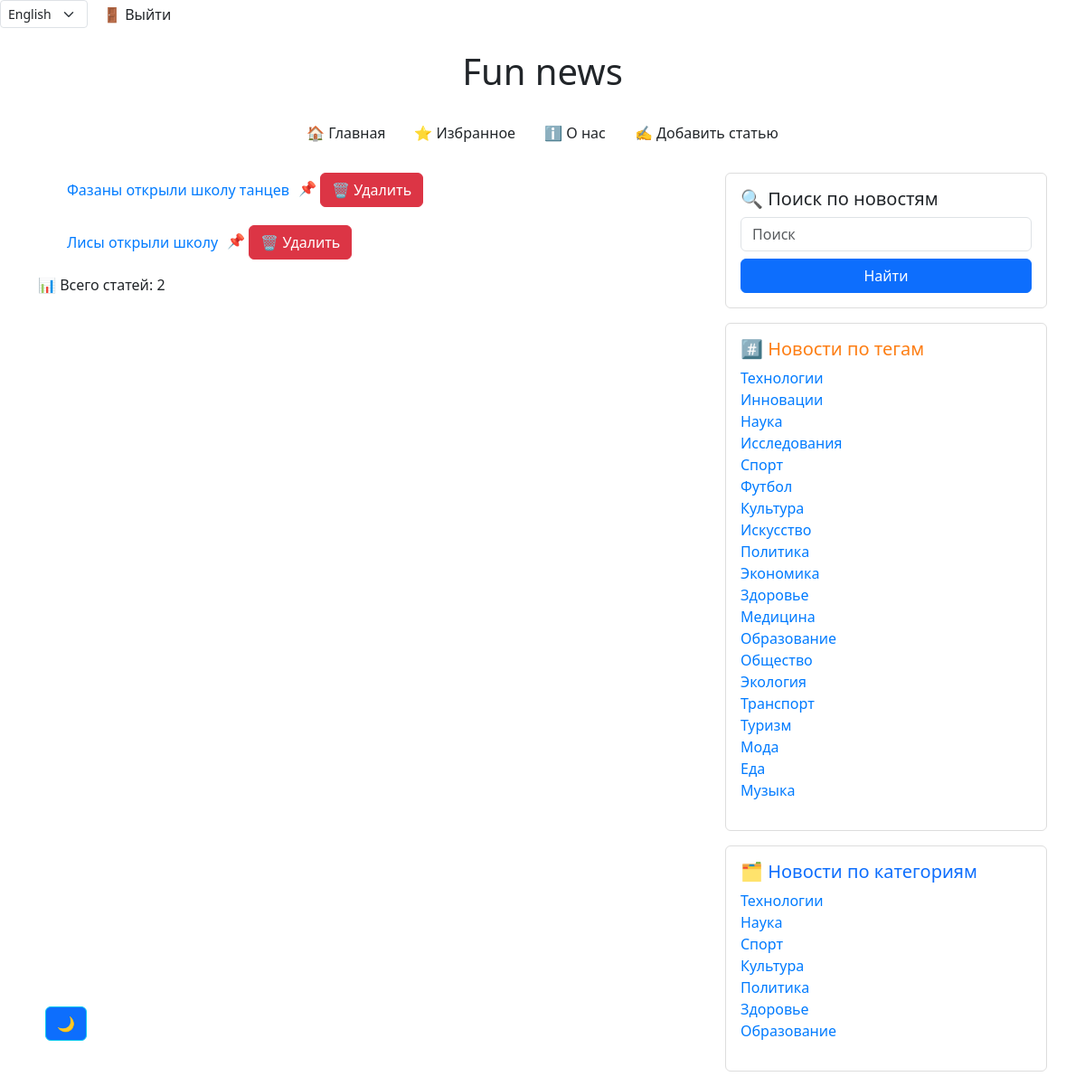
Screenshot of /en/news/favoutires/ (signed in) with the database file from the repository.
### news/models.py (models this page shows, shortened)
class Favourite(models.Model):
    article = models.ForeignKey(Article, on_delete=models.CASCADE, related_name='favourites')
    ip_address = models.GenericIPAddressField()
    favourites_count = models.IntegerField(default=0)
    class Meta:
        unique_together = ['article', 'ip_address']

class Article(models.Model):
    title = models.CharField(max_length=255, verbose_name='Заголовок')
    content = models.TextField(verbose_name='Содержание')
    publication_date = models.DateTimeField(default=timezone.now, verbose_name='Дата публикации')
    views = models.IntegerField(default=0, verbose_name='Просмотры')
    category = models.ForeignKey("Category", on_delete=models.CASCADE, verbose_name='Категория', blank=True,
                              null=True)
    tags = models.ManyToManyField("Tag", related_name='articles', verbose_name='Теги', blank=True)
    likes_count = models.IntegerField(default=0)
    favourites_count = models.IntegerField(default=0)
    is_active = models.BooleanField(default=True,  verbose_name='Теги')
    slug = models.SlugField(blank=True, null=True, unique=True)
    image = models.ImageField(upload_to='articles/%Y/%m/%d/',
                              validators=[FileExtensionValidator(['jpg', 'jpeg', 'png', 'jpeg'])],
                              blank=True,
                              null=True)
    author = models.ForeignKey(get_user_model(), on_delete=models.SET_NULL, null=True,
                               default=None, verbose_name='Author')
    class Meta:
        verbose_name = 'Статья'
        verbose_name_plural = 'Статьи'
        ordering = ['-publication_date']
        permissions = [
        ('publish_article', 'Publish Article'),
            ('make_active', 'Make Active'),
        ]

class Tag(models.Model):
    name = models.CharField(max_length=255, unique=True)
    class Meta:
        verbose_name = 'Тег'  # единственное число для отображения в админке
        verbose_name_plural = 'Теги'  # мн. число для отображения в админке

class Category(models.Model):
    name = models.CharField(max_length=255, unique=True)
    class Meta:
        verbose_name = 'Категория'  # единственное число для отображения в админке
        verbose_name_plural = 'Категории'  # мн. число для отображения в админке

### news/views.py (the view, shortened to what this page needs)
# urls.py: path('favoutires/', favourites, name='favourites'),                                               # избранное стр.
@login_required(login_url='account:login')
def favourites(request):
    ip_address = request.META.get('REMOTE_ADDR')
    favourites_articles = Favourite.objects.filter(ip_address=ip_address)
    favourites_articles_count = favourites_articles.count()
    all_tags = Tag.objects.all()
    all_categories = Category.objects.all()
    context = {
        "all_tags": all_tags,
        "all_categories": all_categories,
        'favourites_articles': favourites_articles,
        'favourites_count': favourites_articles_count,
    }
    return render(request, 'news/favourites.html', context)

### news/context_processors.py (called while the page is built)
def global_settings(request):
    if cache.get('favourite_count') is None:
        cache.set('favourite_count', Favourite.objects.count(), 60 * 15)
    if cache.get('like_count') is None:
        cache.set('like_count', Like.objects.count(), 60 * 15)
    if cache.get('articles_count') is None:
        cache.set('articles_count', Article.objects.count(), 60 * 15)
    if cache.get('all_tags_count') is None:
        cache.set('all_tags_count', Tag.objects.count(), 60 * 15)
    if cache.get('all_categories_count') is None:
        cache.set('all_categories_count', Category.objects.count(), 60 * 15)
    return {
        'favourites_count': cache.get('favourite_count'),
        'likes_count': cache.get('like_count'),
        'articles_count': cache.get('articles_count'),
    }

### news/templates/news/favourites.html (shortened to what this page needs)
{% extends 'news/base.html' %}
{% load i18n %}
{% block content %}
<section class="news">
    {% if favourites_articles %}
        <ul style="display: flex; flex-wrap: wrap; gap: 20px;">
            {% for favourite in favourites_articles %}
                <li style="list-style: none; display: flex; align-items: center;">
                    <a href="{% url 'news:article_detail' slug=favourite.article.slug %}" style="margin-right: 10px;">
                        {{ favourite.article.title }}
                    </a>
                    <form method="POST" action="{% url 'news:favourites' %}" style="display:inline;" class="search-form">
                        📌
                        <button type="submit" class="btn btn-danger">{% trans '🗑️ Удалить' %} </button>
                    </form>
                </li>
            {% endfor %}
        </ul>
        <p>{% trans '📊 Всего статей:' %} {{ favourites_count }}</p>
    {% else %}
        <p>{% trans '😕 У вас нет избранных статей.' %} </p>
    {% endif %}
</section>
{% endblock %}

### news/templates/news/base.html (shortened to what this page needs)
{% load static %}
{% load i18n %}
<!DOCTYPE html>
<html lang="ru">
<head>
    <link href="https://cdn.jsdelivr.net/npm/bootstrap@5.3.0/dist/css/bootstrap.min.css" rel="stylesheet">
    <link href="https://cdn.jsdelivr.net/npm/aos@2.3.4/dist/aos.css" rel="stylesheet">
    <link rel="stylesheet" href="https://unpkg.com/leaflet@1.9.4/dist/leaflet.css"/>
    <link rel="stylesheet" type="text/css" href="{% static 'css/style.css' %}">
</head>
<body>
    <div class="d-flex align-items-center">
    <form action="{% url 'set_language' %}" method="post" class="d-inline me-3">
        {% get_current_language as LANGUAGE_CODE %}
        <select name="language" onchange="this.form.submit()" class="form-select form-select-sm d-inline w-auto">
            {% get_available_languages as LANGUAGES %}
            {% for code, name in LANGUAGES %}
                <option value="{{ code }}" {% if code == LANGUAGE_CODE %}selected{% endif %}>
                    {{ name }}
                </option>
            {% endfor %}
        </select>
    </form>
    {% if user.is_authenticated %}
    <form method="post" action="{% url 'account_logout' %}" style="display: inline;">
        <button type="submit" class="btn btn-link p-0" style="color: inherit; text-decoration: none;">
            {% trans '🚪 Выйти' %}
        </button>
    </form>
{% else %}
    <a class="nav-link me-2" href="{% url 'account_login' %}">{% trans '🔑 Авторизация' %}</a>
    <a class="nav-link me-2"> / </a>
    <a class="nav-link" href="{% url 'account_signup' %}">{% trans '➕ Регистрация' %}</a>
{% endif %}
    </div>
    <div class="container mt-4">
    <h1 class="text-center mb-4">Fun news</h1>
    <button id="theme-toggle" class="btn btn-outline-info">🌙</button>
    <nav class="mb-4">
        <ul class="nav justify-content-center">
            {% if not request.path == '/news/' %}
                <li class="nav-item">
                    <a class="nav-link" href="{% url 'news:catalog' %}">{% trans '🏠 Главная' %}</a>
                </li>
            {% endif %}
            {% if user.is_authenticated %}
                <li class="nav-item">
                    <a class="nav-link" href="{% url 'news:favourites' %}">{% trans '⭐ Избранное' %}</a>
                </li>
            {% else %}
                <li class="nav-item">
                    <a class="nav-link disabled" href="#" tabindex="-1" aria-disabled="true">{% trans '⭐ Избранное' %}</a>
                </li>
            {% endif %}
            <li class="nav-item">
                <a class="nav-link" href="{% url 'news:about' %}">{% trans 'ℹ️ О нас' %}</a>
            </li>
            {% if user.is_authenticated %}
                <li class="nav-item">
                    <a class="nav-link" href="{% url 'news:add_article' %}">{% trans '✍️ Добавить статью' %}</a>
                </li>
            {% else %}
                <li class="nav-item">
                    <a class="nav-link disabled" href="#" tabindex="-1" aria-disabled="true">{% trans '✍️ Добавить статью' %}</a>
                </li>
            {% endif %}
        </ul>
    </nav>
    <div class="row">
    <div class="col-md-8">
        {% block content %}{% endblock %}
    </div>
    {% if user.is_authenticated %}
    {% if all_tags and all_categories %}
    <aside class="col-md-4">
        <div class="card mb-3 p-3">
            <h5>{% trans '🔍 Поиск по новостям' %}</h5>
            <form method="get" action="{% url 'news:search_news' %}" class="d-flex flex-column">
                <input type="text" name="text" class="form-control mb-2" placeholder= {% trans 'Поиск' %} required>
                <button type="submit" class="btn btn-primary">{% trans 'Найти' %}</button>
            </form>
        </div>
        <div class="card mb-3 p-3">
            <h5 class="tag-title">{% trans '#️⃣ Новости по тегам' %}</h5>
            {% if all_tags %}
                <ul class="list-unstyled">
                    {% for tag in all_tags %}
                        <li><a href="{% url 'news:news_by_tag' tag.name %}">{{ tag.name }}</a></li>
                    {% endfor %}
                </ul>
            {% else %}
                <p>{% trans '😕 Нет доступных тегов.' %}</p>
            {% endif %}
        </div>
        <div class="card mb-3 p-3">
            <h5 class="category-title">{% trans '🗂️ Новости по категориям' %}</h5>
            {% if all_categories %}
                <ul class="list-unstyled">
                    {% for category in all_categories %}
                        <li><a href="{% url 'news:news_by_category' category.name %}">{{ category.name }}</a></li>
                    {% endfor %}
                </ul>
            {% else %}
                <p>{% trans '😕 Нет доступных категорий.' %}</p>
            {% endif %}
            {% endif %}
        </div>
    </aside>
  {%  endif %}
    </div>
    </div>
</body>
</html>

### static/css/style.css (style rules this page uses)
.card { background-color: #ffffff; border: 1px solid #ddd; }
a { color: #007bff; text-decoration: none; }
.nav-link { color: #212529; }
h1, h5 { color: #212529; }
#theme-toggle { position: fixed; bottom: 50px; left: 50px; }
.card .category-title { color: #0d6efd; }
.card .tag-title { color: #fd7e14; }
.nav-link { color: inherit; transition: color 0.3s; }
.btn-link { color: inherit; text-decoration: none; }

### rows the page displays
Favourite: article "Фазаны открыли школу танцев"
Favourite: article "Лисы открыли школу"
Tag: name "Технологии"
Tag: name "Инновации"
Tag: name "Наука"
Tag: name "Исследования"
Tag: name "Спорт"
Tag: name "Футбол"
Tag: name "Культура"
Tag: name "Искусство"
Tag: name "Политика"
Tag: name "Экономика"
Tag: name "Здоровье"
Tag: name "Медицина"
Tag: name "Образование"
Tag: name "Общество"
Tag: name "Экология"
Tag: name "Транспорт"
Tag: name "Туризм"
Tag: name "Мода"
Tag: name "Еда"
Tag: name "Музыка"
Category: name "Технологии"
Category: name "Наука"
Category: name "Спорт"
Category: name "Культура"
Category: name "Политика"
Category: name "Здоровье"
Category: name "Образование"

### other values shown
{{ favourites_count }} "2"
form field language "English"
